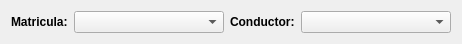
         <widget class="QWidget" name="layoutWidget">
          <property name="geometry">
           <rect>
            <x>90</x>
            <y>88</y>
            <width>437</width>
            <height>22</height>
           </rect>
          </property>
          <layout class="QGridLayout" name="gridLayout_4">
           <item row="0" column="0">
            <widget class="QLabel" name="lblMatricula_2">
             <property name="font">
              <font>
               <weight>75</weight>
               <bold>true</bold>
              </font>
             </property>
             <property name="text">
              <string>Matricula:</string>
             </property>
            </widget>
           </item>
           <item row="0" column="1">
            <widget class="QComboBox" name="cmbMat">
             <property name="minimumSize">
              <size>
               <width>150</width>
               <height>0</height>
              </size>
             </property>
            </widget>
           </item>
           <item row="0" column="2">
            <widget class="QLabel" name="lblConductor">
             <property name="font">
              <font>
               <weight>75</weight>
               <bold>true</bold>
              </font>
             </property>
             <property name="text">
              <string>Conductor:</string>
             </property>
            </widget>
           </item>
           <item row="0" column="3">
            <widget class="QComboBox" name="cmbCon">
             <property name="minimumSize">
              <size>
               <width>150</width>
               <height>0</height>
              </size>
             </property>
            </widget>
           </item>
          </layout>
         </widget>
